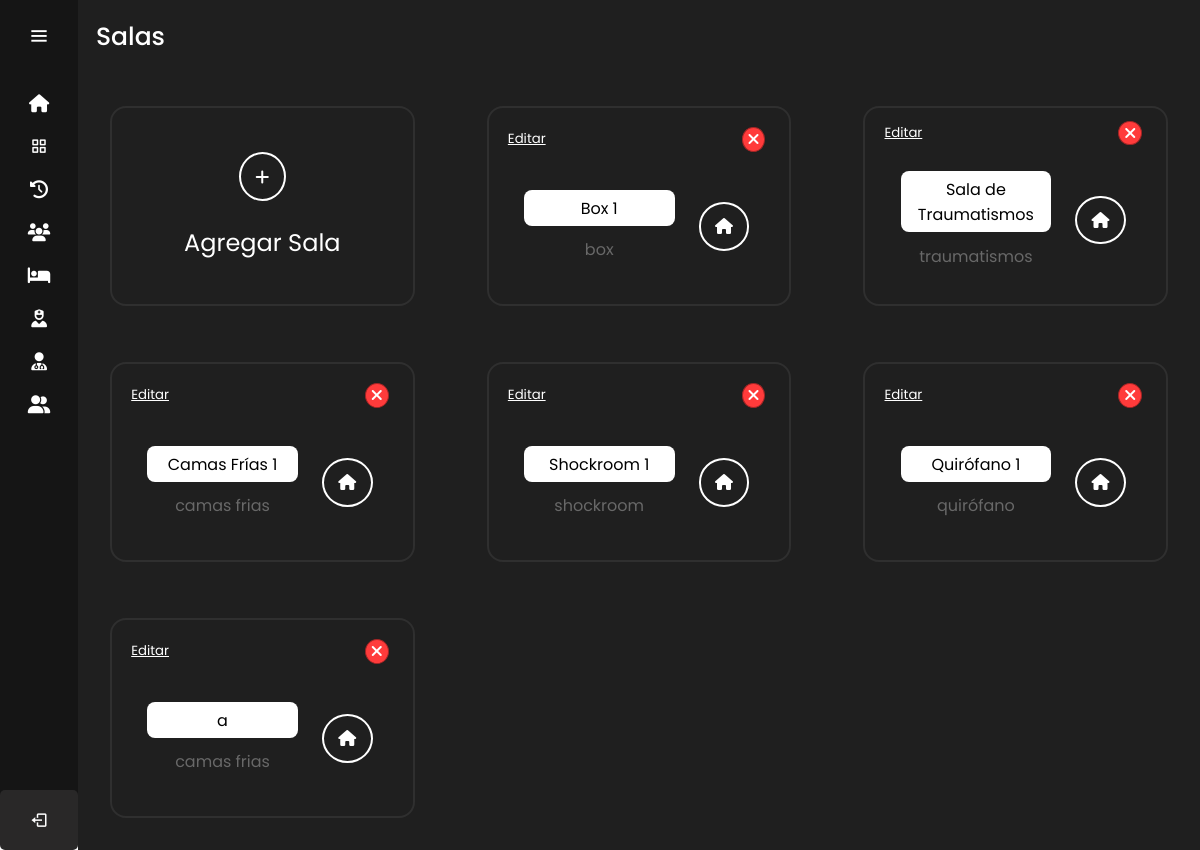
/areas/ (signed in), run on an earlier commit of the app's database.
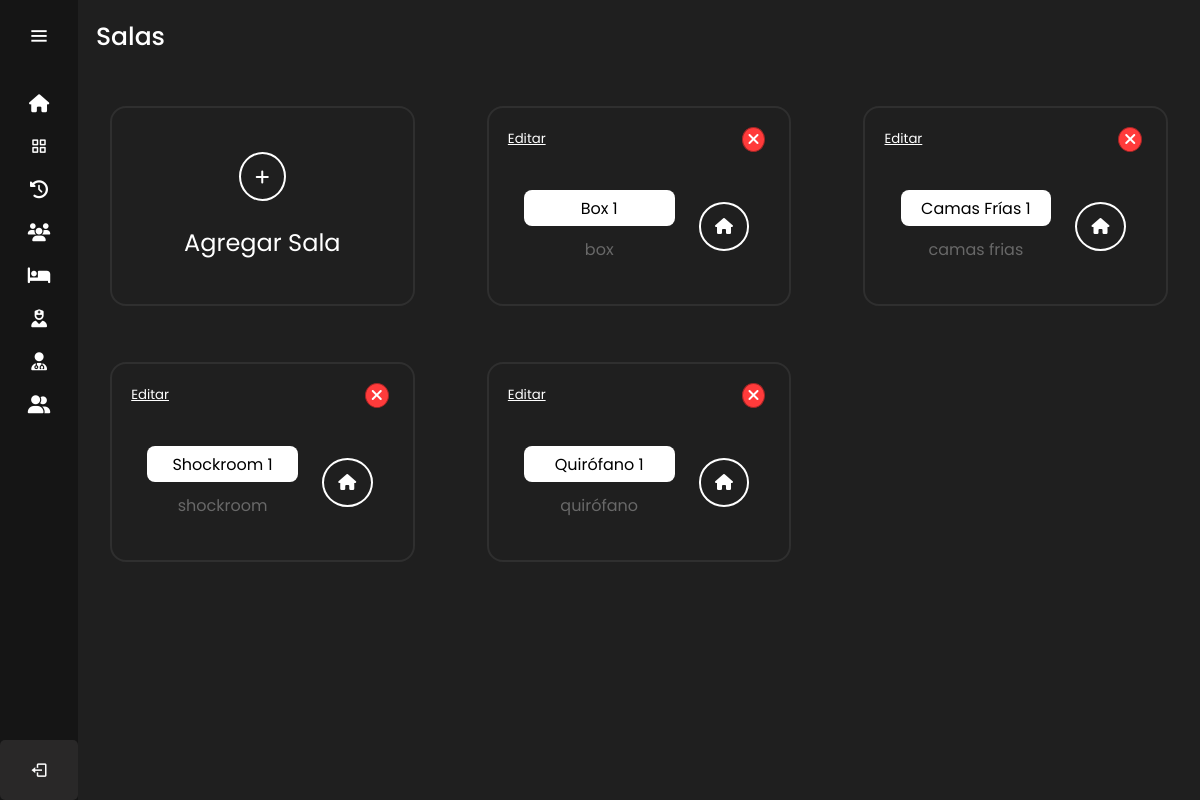
And on a later commit of the database.
### sitio/models.py (models this page shows)
class Salas(models.Model):
    nombre=models.CharField(max_length=50)
    tipo_sala=models.CharField(max_length=50)

### sitio/views.py (the view)
# urls.py: path('areas/', login_required(views.areas),name='areas'),
def areas (request):
    salas = Salas.objects.all()
    return render(request, 'areas.html',{'salas': salas})

### sitio/templates/areas.html (shortened to what this page needs)
{% extends 'layouts/nav.html' %}
{% load static %}
{% block content %}
<head>
    <link rel="stylesheet" href="{% static 'styles/areas_styles.css' %}">
</head>
<div class="text">Salas</div>
<div class="container_salas">
    <a href="/agregar_sala" class="crear_sala_card">
        <div class="icon_agregar_sala"><i class="fa-solid fa-plus"></i></div>
        <div class="txt_agregar_sala">
            <p>Agregar Sala</p>
        </div>
    </a>
    {% for sala in salas %}
    <div class="sala">
        <div class="editar_y_eliminar">
            <a href="{% url 'editar_sala' sala.id %}">Editar</a>
            <div class="borrar_sala" id="eliminar-sala" data-sala-id="{{ sala.id }}" onclick="eliminar_sala('{{ sala.id }}')">
                <i class="fa-solid fa-xmark"></i>
            </div>
        </div>
        <div class="container_sala">
            <div class="desc_sala">
                <div class="nombre_sala">
                    <p>{{  sala.nombre }}</p>
                </div>
                <p class="tipo_sala">
                    {{  sala.tipo_sala }}
                </p>
            </div>
            <div class="icon_sala">
                <i class="fa-solid fa-house"></i>
            </div>
        </div>
    </div>
    {% endfor %}
</div>
{% endblock %}

What changed in the data, as far as the page shows it:
removed Salas: nombre "Sala de Traumatismos", tipo_sala "traumatismos"
removed Salas: nombre "a", tipo_sala "camas frias"
